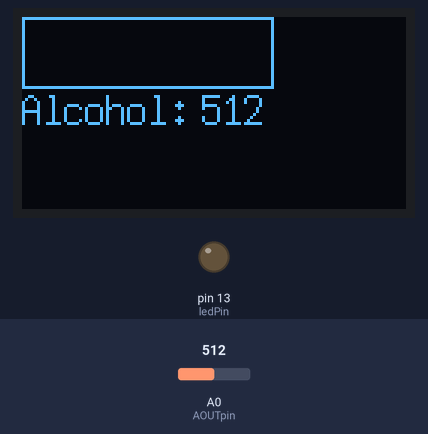
This sketch was run on a simulated Arduino Nano, built with avr-gcc and run on an emulated ATmega328P. On the bench: 128×64 one-colour display, output pins drawn as LEDs (lit = HIGH). Inputs (shaded band) come from the test bench; at power-on: A0 (AOUTpin) = 512.

Above: at 1.2 s.
1.3 s: A0 (AOUTpin) set to 716
At 3.5 s:
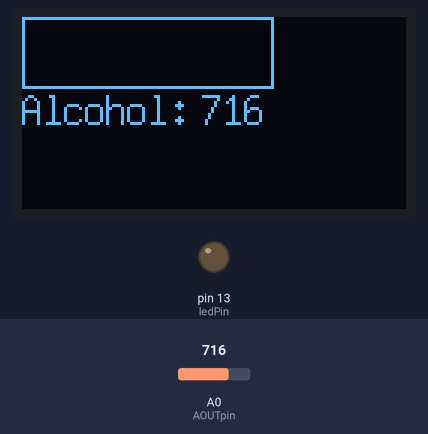
3.9 s: A0 (AOUTpin) set to 900
At 5.5 s:
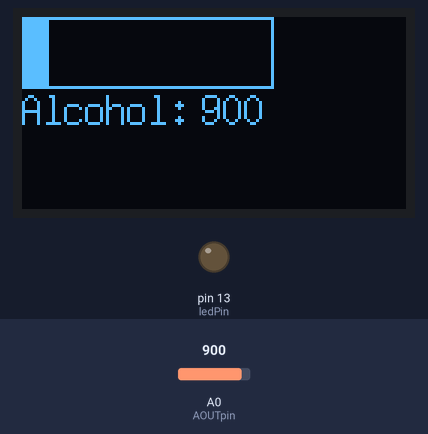
6.1 s: A0 (AOUTpin) set to 1023
At 8.0 s:
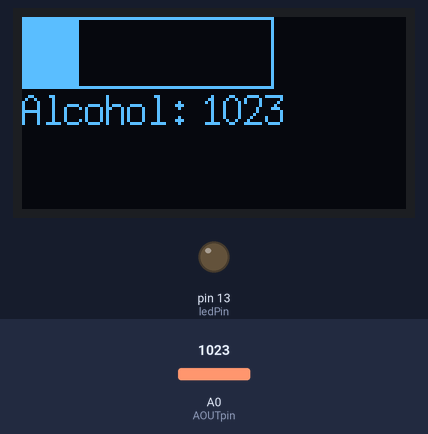
Timing chart, 0 to 9.5 s (numbered marks = the images above; inputs shaded):
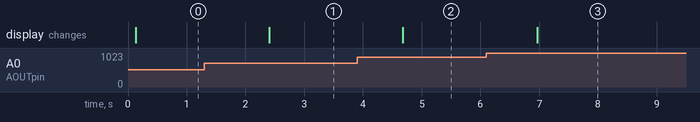

Measured:
- after the input at 1.3 s, the display: changes after 1.1 s (image 1)
- after the input at 3.9 s, the display: changes after 0.78 s (image 2)
- after the input at 6.1 s, the display: changes after 0.87 s (image 3)

The sketch:

Alcoholmeter-Nano-MQ3-Oled.ino
```cpp
#include "U8glib.h"
#include <math.h>

// Nokia 5110
// U8GLIB_PCD8544 u8g(11, 10, 8, 9, 7); // Clk, Din, DC, CE, RST

// .96 OLED
U8GLIB_SSD1306_128X64 u8g(U8G_I2C_OPT_NONE|U8G_I2C_OPT_DEV_0);  // I2C / TWI


const int AOUTpin = 0;
const int DOUTpin = 8;
const int ledPin = 13;

int limit;
int value;

void draw()
{
  int num = analogRead(AOUTpin);
  int ortalama = round((num * 84) / 1024);

  char buffer[7];

  u8g.setFont(u8g_font_7x14);
  u8g.drawStr(0, 36, "Alcohol:");
  u8g.drawStr(60, 36, itoa(num, buffer, 10));

  u8g.drawRFrame(0, 0, 84, 24, 0.9);
  u8g.drawBox(0, 0, ortalama, 24);

  if (value > 100)
  {
    digitalWrite(ledPin, HIGH);
  }
  else
  {
    digitalWrite(ledPin, LOW);
  }
}

void setup()
{
  u8g.setColorIndex(1);
  //u8g.setRot180();
  Serial.begin(115200);
  pinMode(DOUTpin, INPUT);
  pinMode(ledPin, OUTPUT);
}

void loop()
{
  u8g.firstPage();

  do
  {
    draw();
  } while (u8g.nextPage());

  /*value = analogRead(AOUTpin);
  limit = digitalRead(DOUTpin);
  Serial.print("Alcohol value: ");
  Serial.println(value);
  Serial.print("Limit: ");
  Serial.print(limit);
  delay(1000);*/


  delay(1000);
}
```
